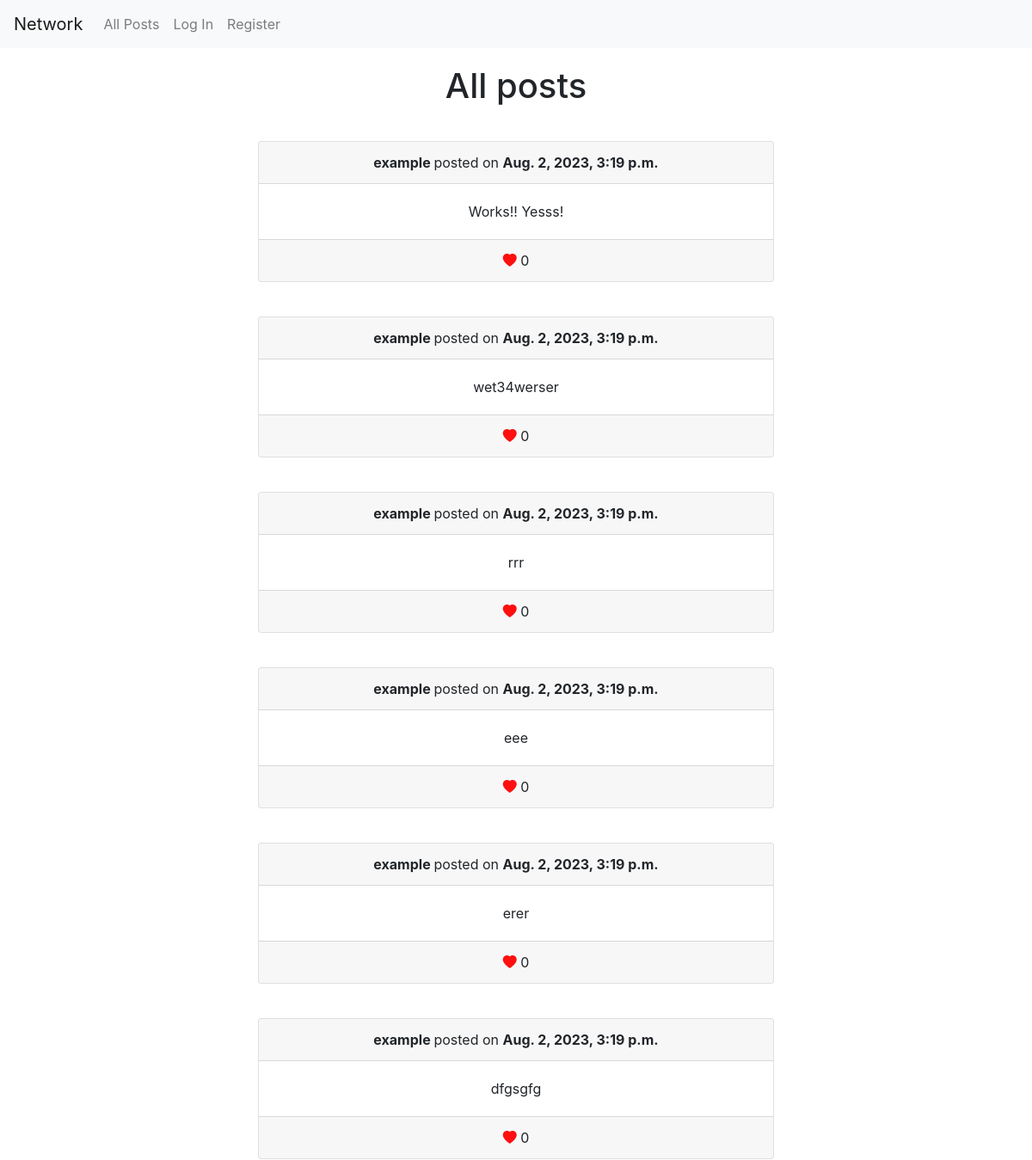
/ (upper part), run on an earlier commit of the app's database.
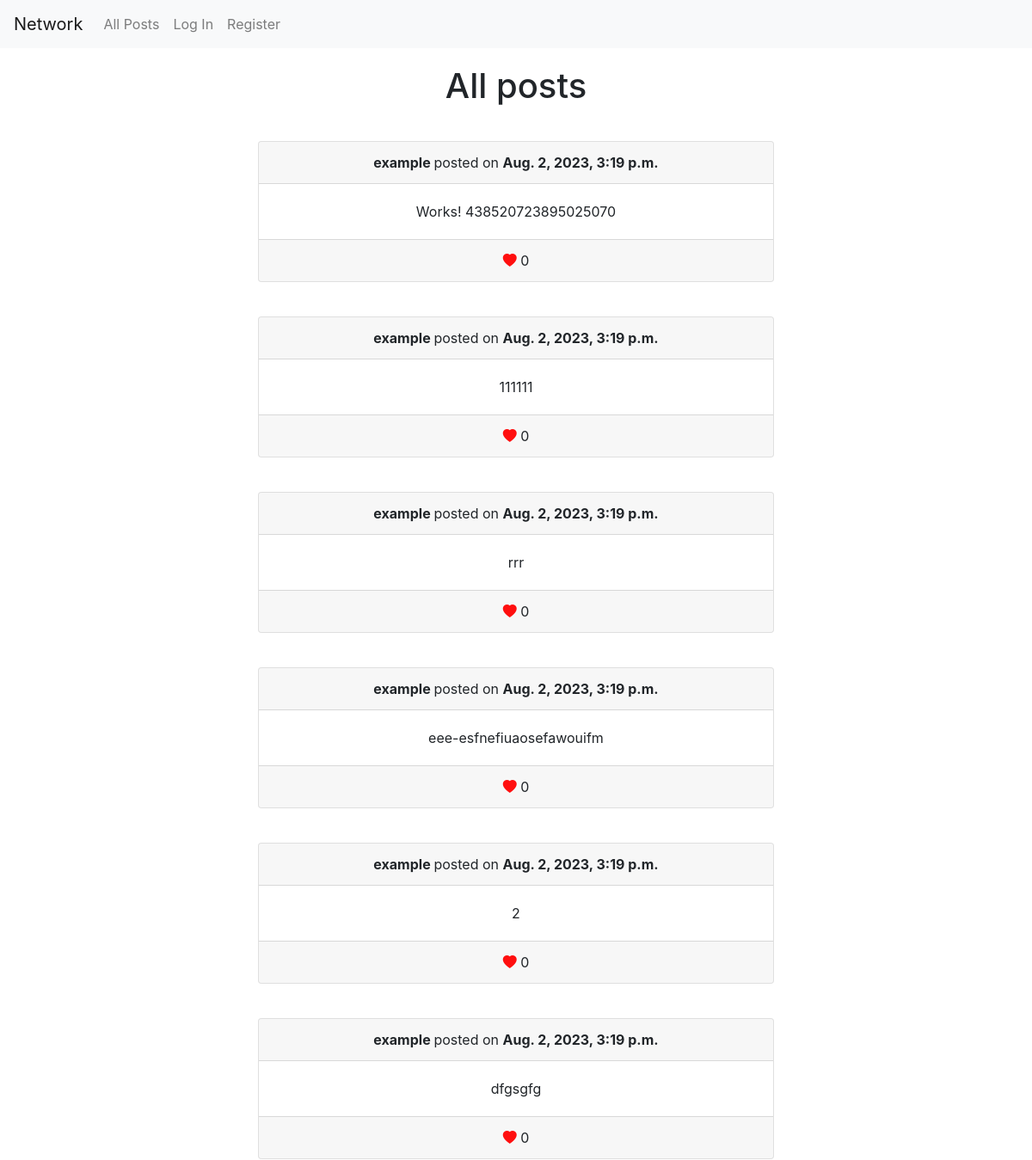
And on a later commit of the database.
### network/models.py (models this page shows, shortened)
class Post(models.Model):
    author = models.ForeignKey(User, on_delete=models.CASCADE, related_name='usersPosts')
    body = models.TextField()
    likes = models.ManyToManyField(User, related_name='posts_liked', null=True, blank=True)
    timestamp = models.DateTimeField(auto_now_add=True)
    def count_likes(self):
        return self.likes.count()

class User(AbstractUser):
    followers = models.ManyToManyField('self', symmetrical=False, related_name='following')

### network/views.py (the view)
# urls.py: path("", views.index, name="index"),
def index(request):
    posts = Post.objects.all().order_by('-timestamp')
    paginator = Paginator(posts, 10)  # Show 10 posts per page
    page_number = request.GET.get('page')
    page_obj = paginator.get_page(page_number)
    return render(request, 'network/index.html',{
        'page_obj': page_obj,
        })

### network/templates/network/index.html (shortened to what this page needs)
{% extends "network/layout.html" %}
{% load static %}
{% block body %}
    <div id="posts" style="display: grid; place-items: center;">
        <h1 style="margin: 20px">All posts</h1>
        {% for post in page_obj %}
            <div class="card text-center" style="width:50%; margin: 20px;">
                <div class="card-header">
                    <strong>{{ post.author }} </strong> posted on <strong>{{ post.timestamp }}</strong>
                </div>
                <div class="card-body">
                   <div id = "post-text-{{ post.id }}" class="card-text"> {{ post.body }}</div>
                </div>
                <div class="card-footer text-body-secondary">
                    <div class="like-post" id="like-{{ post.id }}"><i class="bi bi-heart-fill" style="color: rgb(255, 15, 15);"></i>
                     {{ post.count_likes }}
                    </div>
                </div>
            </div>
        {% empty %}
            <p>No posts</p>
        {%  endfor %}
    </div>
{% endblock %}

### network/templates/network/layout.html (shortened to what this page needs)
{% load static %}
<!DOCTYPE html>
<html lang="en">
    <head>
        <link rel="stylesheet" href="https://stackpath.bootstrapcdn.com/bootstrap/4.4.1/css/bootstrap.min.css">
        <link rel="stylesheet" href="https://cdn.jsdelivr.net/npm/bootstrap-icons@1.10.5/font/bootstrap-icons.css">
        <link href="{% static 'network/styles.css' %}" rel="stylesheet">
    </head>
    <body>
        <nav class="navbar navbar-expand-lg navbar-light bg-light">
            <a class="navbar-brand" href="#">Network</a>
            <div>
              <ul class="navbar-nav mr-auto">
                <li class="nav-item">
                  <a class="nav-link" href="{% url 'index' %}">All Posts</a>
                </li>
                {% if user.is_authenticated %}
                    <li class="nav-item">
                        <a class="nav-link" href="{% url 'following' %}">Following</a>
                    </li>
                    <li class="nav-item">
                        <a class="nav-link" href="{% url 'logout' %}">Log Out</a>
                    </li>
                {% else %}
                    <li class="nav-item">
                        <a class="nav-link" href="{% url 'login' %}">Log In</a>
                    </li>
                    <li class="nav-item">
                        <a class="nav-link" href="{% url 'register' %}">Register</a>
                    </li>
                {% endif %}
              </ul>
            </div>
          </nav>
        <div class="body">
            {% block body %}
            {% endblock %}
        </div>
    </body>
</html>

What changed in the data, as far as the page shows it:
changed Post: body "Works!! Yesss!" → "Works! 438520723895025070"
changed Post (number 2 of 6 on the later page): body "wet34werser" → "111111"
changed Post: body "eee" → "eee-esfnefiuaosefawouifm"
changed Post (number 5 of 6 on the later page): body "erer" → "2"
